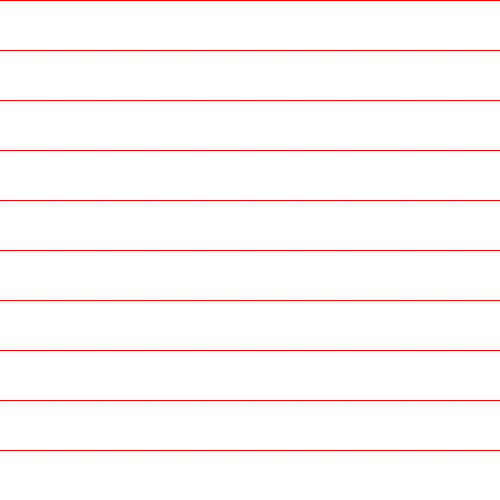
Frame 1 (no input)
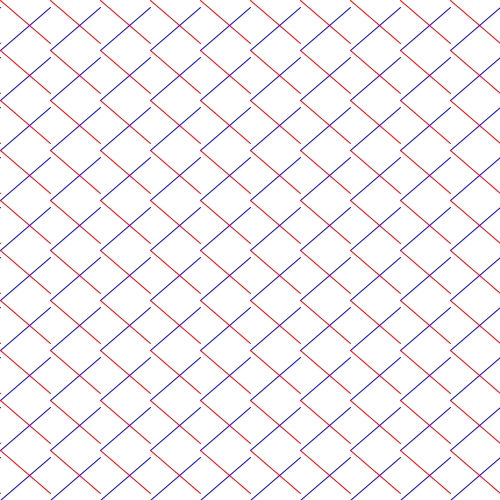
Frame 60 (the mouse pressed at the canvas centre just before this capture)
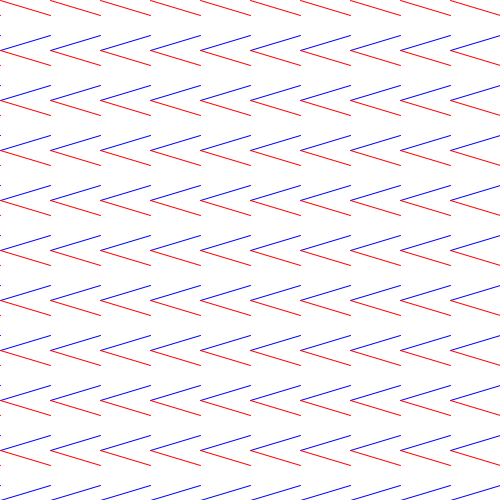
Frame 120 (the mouse held since frame 60 and released just before this capture)

The Processing sketch that drew these frames (run headless with seeded random() and noise(); from frame 60 on, the mouse is pressed at the canvas centre):

// Processing sketch: sketch_oct27a_Hannys_Crossedlines
// ── sketch_oct27a_Hannys_Crossedlines.pde
int x=0;
int y=0;
int a=0;
int speed=1;

void setup() {
  size (500,500);
}

void draw() {
  background (255);
  for (x=-50;x<width+50;x=x+50) {
    for (y=0;y<height;y=y+50) {

      drawline(x,y,a);
    }
  }

  a=a+speed;
  if ((a >50)||(a<0)) {
    speed = speed *-1;
  }
}

  void drawline(int x, int y, int a) {
    strokeWeight(1);
    stroke(255,0,0);
   line (x,y,x+50,y+a);
   stroke(0,0,255);
   line (x,y+50,x+50,y+50-a);
  }
